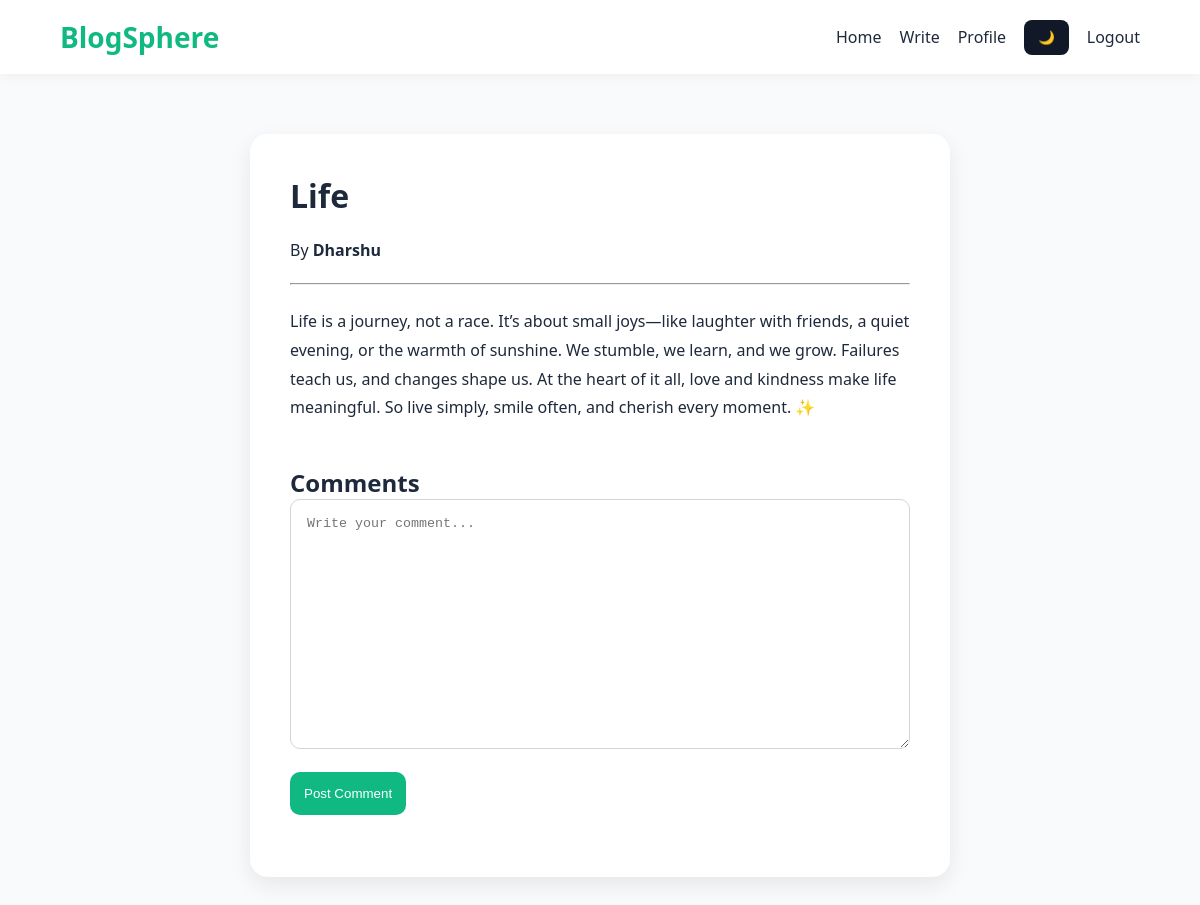
/post/1, run on the app's committed database.
### tables this page shows
CREATE TABLE posts (
    id INTEGER PRIMARY KEY AUTOINCREMENT,
    title TEXT,
    content TEXT,
    category TEXT,
    user_id INTEGER,
    created_at TIMESTAMP DEFAULT CURRENT_TIMESTAMP
);

CREATE TABLE users (
    id INTEGER PRIMARY KEY AUTOINCREMENT,
    username TEXT UNIQUE,
    email TEXT UNIQUE,
    password TEXT
);

### app.py (the view, shortened to what this page needs)
@app.route('/post/<int:id>', methods=['GET', 'POST'])
def post(id):
    conn = get_db()
    post = conn.execute('''
        SELECT posts.*, users.username
        FROM posts
        JOIN users ON posts.user_id=users.id
        WHERE posts.id=?
    ''', (id,)).fetchone()
    comments = conn.execute('''
        SELECT comments.*, users.username
        FROM comments
        JOIN users ON comments.user_id=users.id
        WHERE post_id=?
    ''', (id,)).fetchall()
    conn.close()
    return render_template(
        'view_post.html',
        post=post,
        comments=comments
    )

### app.py (called while the page is built)
def get_db():
    conn = sqlite3.connect(app.config['DATABASE'])
    conn.row_factory = sqlite3.Row
    return conn

### templates/view_post.html (shortened to what this page needs)
{% extends "base.html" %}
{% block content %}
<div class="editor-form">
    <h1>{{ post.title }}</h1>
    <br>
    <p>
        By <strong>{{ post.username }}</strong>
    </p>
    <br><hr><br>
    <p style="line-height: 1.8;">
        {{ post.content }}
    </p>
    <br><br>
    <h2>Comments</h2>
    <form method="POST">
        <textarea name="comment"
                  placeholder="Write your comment..."
                  required></textarea>
        <button type="submit">Post Comment</button>
    </form>
    <br>
</div>
{% endblock %}

### static/style.css (style rules this page uses)
* { margin: 0; padding: 0; box-sizing: border-box; }
body { font-family: 'Segoe UI', sans-serif; background: #f8fafc; color: #1e293b; transition: 0.4s; }
.editor-form, .auth-card { width: 90%; max-width: 700px; margin: 60px auto; background: white; padding: 40px; border-radius: 18px; box-shadow: 0 8px 22px rgba(0,0,0,0.08); }
.editor-form input, .editor-form textarea, .editor-form select, .auth-card input { width: 100%; padding: 16px; margin-bottom: 18px; border: 1px solid #d1d5db; border-radius: 10px; }
.editor-form textarea { min-height: 250px; }
button { background: #10b981; color: white; border: none; padding: 14px; border-radius: 10px; cursor: pointer; }

### data on the page
posts: title "Life", content "Life is a journey, not a race. It’s about small joys—like laughter with friends, a quiet evening, or the warmth of sunshine. We stumble, we learn, and we grow. Failures teach us, and changes shape us. At the heart of it all, love and kindness make life meaningful. So live simply, smile often, and cherish every moment. ✨"
users: username "Dharshu"
